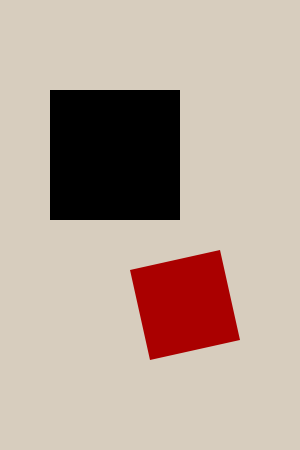
Frame 1 (no input)
Frame 60 (the mouse pressed at the canvas centre just before this capture): identical to frame 1, image omitted
Frame 120 (the mouse held since frame 60 and released just before this capture): identical to frame 1, image omitted

The Processing sketch that drew this single still picture (run headless with seeded random() and noise(); from frame 60 on, the mouse is pressed at the canvas centre):

// Processing sketch: Malevich_1_2Squares
// ── Malevich_1_2Squares.pde

void setup()
{
  size(300,450);
}

void draw()
{
  background(215,205,190);
  
  // draw black square
  noStroke();
  fill(0);
  rect(50,90,130,130);
  
  // draw red square
  fill(170,0,0);
  quad(
    130,270,
    220,250,
    240,340,
    150,360);
}
